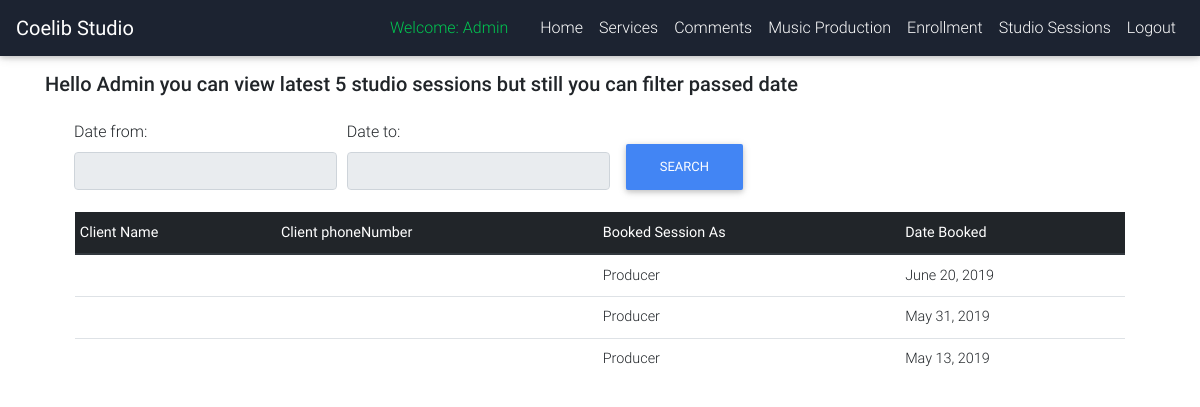
Page /studio/sessions/ (signed in) on the committed database.
### services/models.py (models this page shows)
class Studio_Session(models.Model):
    class Meta:
        verbose_name_plural = 'Booked Studio Sessions'
    full_name = models.CharField(max_length=100)
    phone_number = models.CharField(max_length=13)
    email = models.EmailField(max_length=100)
    booked_as = models.CharField(max_length=8, default='Producer')
    start_date = models.DateField(auto_now=False)
    end_date = models.DateField(auto_now=False)

### newusers/views.py (the view, shortened to what this page needs)
# urls.py: path('studio/sessions/', views.studio_sessions, name="studio_sessions"),
def studio_sessions(request):
    sessions_from = request.GET.get('from')
    sessions_to = request.GET.get('to')
    if sessions_from == None or sessions_to == None:
        count_sessions = Studio_Session.objects.all().count()
        sessions_available = Studio_Session.objects.all().order_by('-start_date')[:5]
        if count_sessions < 1:
            messages.success(request, 'There are no available sessions currently')
        elif count_sessions > 5:
            messages.success(request, 'There are a total of '+ str(count_sessions)+' sessions but we are showing the latest 5')
    context = {'sessions_available':sessions_available}
    return render(request, 'newusers/studio_sessions.html', context)

### newusers/templates/newusers/studio_sessions.html (shortened to what this page needs)
{% extends 'newusers/base.html' %}
{% block content %}
{% if user.is_authenticated %}
<br><br><br>
<div class="container">
    <h2 class="h5 gray-text text-left mb-4">Hello {{ user.username }}  you can view latest 5 studio sessions but still you can filter passed date</h2>
    <form method="GET">
              <div class="form-row ml-4">
                <div class="form-group col-md-3">
                  <label for="datefrom">Date from:</label>
                  <input type="text" class="form-control" id="datefrom"  name="from" width="100" required readonly>
                </div>
                <div class="form-group col-md-3">
                  <label for="dateto">Date to:</label>
                    <input type="text" class="form-control" id="dateto"  name="to" required readonly>
                </div>
                <div class="form-group col-md-3">
                    <input type="submit" class="btn btn-primary mt-4" id="btn"  value="Search" height="30">
                </div>
          </div>
    </form>
    <div class="container">
      {% if sessions_available %}
      <div class="container">
      <table class="table table-hover table-sm">
                <thead class="thead-dark">
                  <tr>
                    <th>Client Name</th>
                    <th>Client phoneNumber</th>
                    <th>Booked Session As</th>
                    <th>Date Booked</th>
                    </tr>
                </thead>
                  <tbody>
          {% for sessions in sessions_available %}
          <tr>
            <td>{{sessions.fullName}}</td>
            <td>{{ sessions.phoneNumber }}</td>
            <td>{{ sessions.booked_as }}</td>
            <td>{{sessions.start_date}}</td>
          </tr>
          {% endfor %}
                </tbody>
              </table>
          </div>
      {% endif %}
    </div>
</div>
{%endif%}
{% endblock %}

### newusers/templates/newusers/base.html (shortened to what this page needs)
<!DOCTYPE html>
<html lang="en">
<head>
{% load static %}
    <link rel="stylesheet" href="https://use.fontawesome.com/releases/v5.7.0/css/all.css">
    <link rel="stylesheet" href="{% static 'bootstrap/MDB/css/bootstrap.min.css' %}" type="text/css">
    <link href="{% static 'bootstrap/MDB/css/mdb.min.css' %}" type="text/css" rel="stylesheet">
    <link rel="stylesheet" href="{% static 'css/style.css' %}">
    <link rel="stylesheet" href="{% static 'datepicker/css/jquery-ui.css'%}">
</head>
<body>
  <nav class="navbar navbar-expand-lg navbar-dark unique-color-dark fixed-top mb-5">
    {% if user.is_authenticated %}
    <a class="navbar-brand" href="{% url 'index'%} ">
      <strong>Coelib Studio</strong>
    </a>
    <div class="collapse navbar-collapse" id="navbarSupportedContent">
      <ul class="navbar-nav ml-auto">
        <li class="nav-item">
          <a class="nav-link disabled text-success mr-3" href="{% url 'index' %}"> Welcome: {{ user.username }}
          </a>
        </li>
        <li class="nav-item">
          <a class="nav-link" href="{% url 'producerpage' %}">Home
          </a>
        </li>
        <li class="nav-item">
          <a class="nav-link" href="{% url 'services' %} ">Services</a>
        </li>
        <li class="nav-item">
            <a class="nav-link" href="{% url 'read_comments' %}">Comments</a>
        </li>
        <li class="nav-item">
            <a class="nav-link" href="{% url 'music_session' %}">Music Production</a>
        </li>
        <li class="nav-item">
            <a class="nav-link" href="{% url 'music_classes' %}">Enrollment</a>
        </li>
        <li class="nav-item">
          <a class="nav-link" href="{% url 'studio_sessions' %}">Studio Sessions</a>
        </li>
        <li class="nav-item">
            <a class="nav-link" href="{% url 'logout' %}">Logout</a>
        </li>
      </ul>
{% endif %}
  </nav>
{% block content %}
{% endblock %}
</body>
</html>

### newusers/static/css/style.css (style rules this page uses)
body { background: #fff; padding:0; margin: 0; }
nav { margin-bottom: 47px; }
* { padding: 0; margin: 0; }

### newusers/templates/newusers/base.html (style rules this page uses)
html, body, header, .view { height: 100%; }

### rows in the picture
Studio_Session: booked_as "Producer", start_date "June 20, 2019"
Studio_Session: booked_as "Producer", start_date "May 31, 2019"
Studio_Session: booked_as "Producer", start_date "May 13, 2019"

### other values in the picture
{{ user.username }} "Admin"
